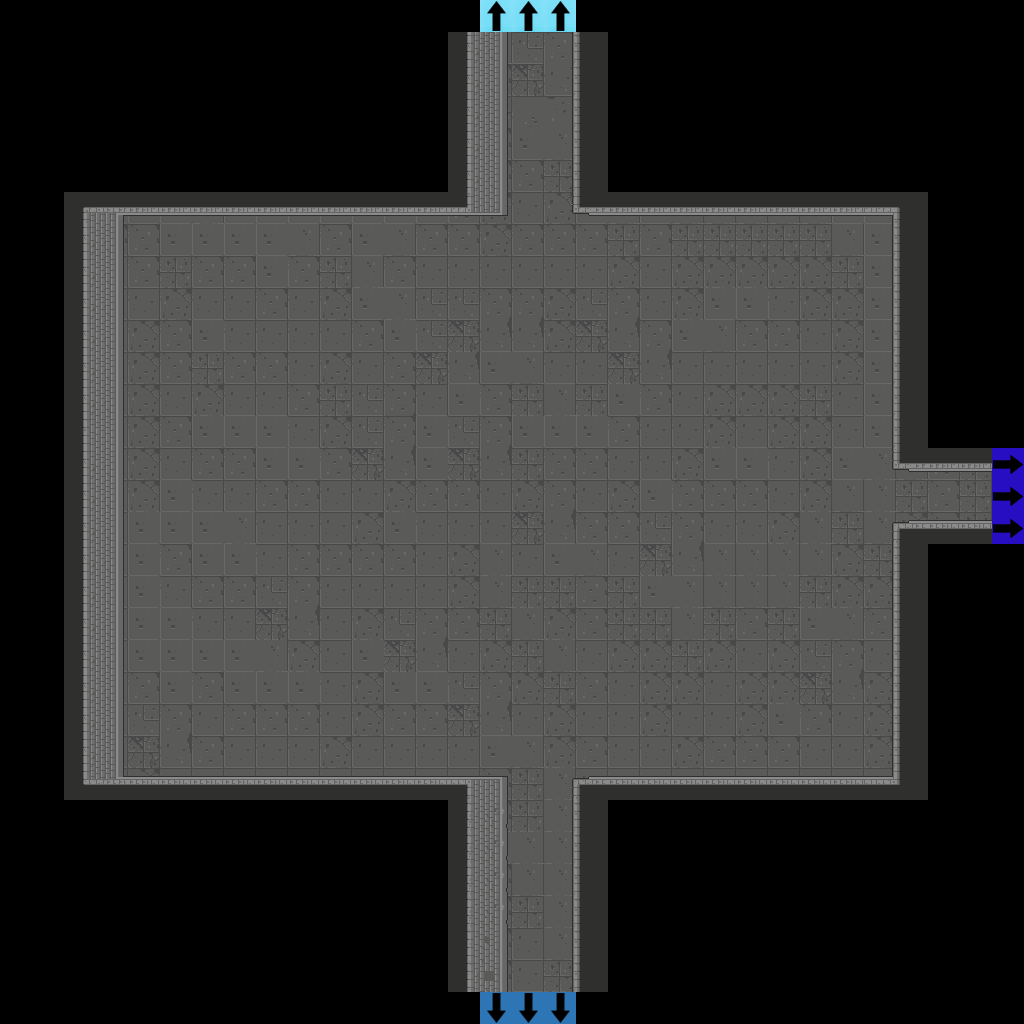

The image is a tile-based game level rendered from a .tmx file. Its description and source (layers, tilesets, objects; grid data summarised) follow:
An orthogonal 32x32 tile map with 32x32 px tiles, 3 tile layers (Floor, Flags, Walls), 2 tilesets.

<map version="1.2" tiledversion="1.2.3" orientation="orthogonal" renderorder="right-down" width="32" height="32" tilewidth="32" tileheight="32" infinite="0" nextlayerid="50" nextobjectid="1">
 <tileset firstgid="1" source="Dungeon_Tileset_2.tsx" />
 <tileset firstgid="321" source="flags.tsx" />
 <layer id="47" name="Floor" width="32" height="32">
  <data>[1024 cells, 536 non-empty, 12 distinct tile ids]</data>
 </layer>
 <layer id="48" name="Flags" width="32" height="32">
  <data>[1024 cells, 9 non-empty, 3 distinct tile ids]</data>
 </layer>
 <layer id="49" name="Walls" width="32" height="32">
  <data>[1024 cells, 166 non-empty, 30 distinct tile ids]</data>
 </layer>
</map>
